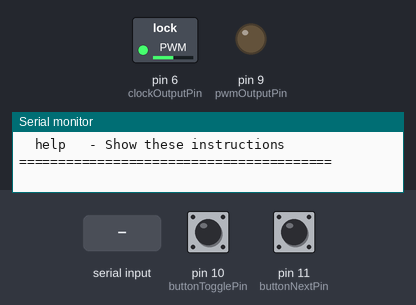
A sketch run on a simulated Arduino Uno, built with avr-gcc and run on an emulated ATmega328P. On the bench: switched loads named in the sketch (green lamp = pin HIGH), output pins drawn as LEDs (lit = HIGH), the last lines printed to the serial monitor. Dashed ring = blinking. The test bench sets the inputs (shaded band); at power-on: pin 10 (buttonTogglePin) HIGH, pin 11 (buttonNextPin) HIGH.

Above: at 1.5 s.
1.6 s: pin 10 (buttonTogglePin) pulled LOW for 0.15 s
3.2 s: "start\n" received over Serial
At 4.05 s:
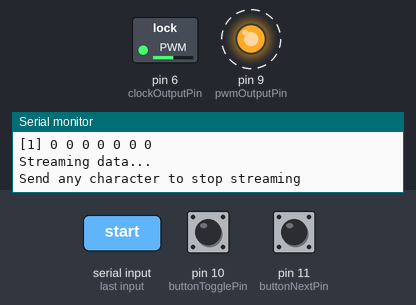
6.2 s: byte 10 ('\n') received over Serial
At 6.9 s:
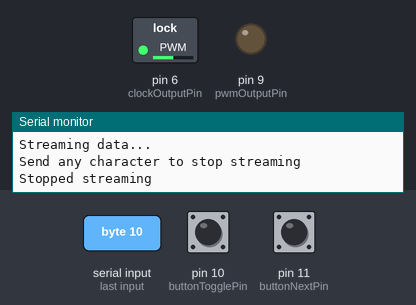
7.9 s: pin 11 (buttonNextPin) pulled LOW for 0.15 s
9.5 s: pin 11 (buttonNextPin) pulled LOW for 1 s
12.0 s: "set 10101010\n" received over Serial
Timing chart, 0 to 14.5 s (numbered marks = the images above; inputs shaded):
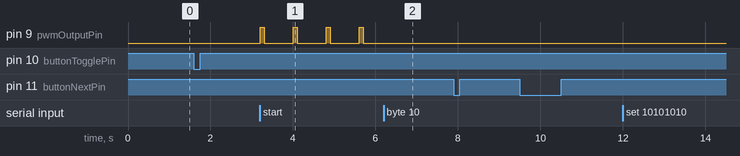

The sketch:

gen-clock.ino
```cpp
#include <Wire.h>

const int buttonTogglePin = 10;
const int buttonNextPin = 11;
const int pwmOutputPin = 9;
const int clockOutputPin = 6;   // PWM pin for 490Hz clock

bool is16BitMode = false;
int currentBit = 0;
int bits[16] = {0};
bool buttonToggleState = false;
bool lastButtonToggleState = false;
bool buttonNextState = false;
bool lastButtonNextState = false;

// New serial command variables
String inputString = "";
bool stringComplete = false;

void setup() {
  pinMode(buttonTogglePin, INPUT_PULLUP);
  pinMode(buttonNextPin, INPUT_PULLUP);
  pinMode(pwmOutputPin, OUTPUT);
  pinMode(clockOutputPin, OUTPUT);

  // Initialize serial communication
  Serial.begin(9600);

  // Print welcome message and instructions
  printInstructions();

  resetBits();
  startClock();  // Start the 490Hz clock signal

  // Reserve 200 bytes for the inputString
  inputString.reserve(200);
}

void loop() {
  // Check physical buttons (keeping this functionality)
  buttonToggleState = digitalRead(buttonTogglePin);
  buttonNextState = digitalRead(buttonNextPin);

  // Toggle mode between 8-bit and 16-bit when both buttons are pressed
  if (buttonToggleState == LOW && buttonNextState == LOW) {
    is16BitMode = !is16BitMode;
    resetBits();
    delay(500);
    updateDisplay();
  }

  if (buttonToggleState == LOW && lastButtonToggleState == HIGH) {
    bits[currentBit] = !bits[currentBit];
    updateDisplay();
  }

  if (buttonNextState == LOW && lastButtonNextState == HIGH) {
    int maxBits = is16BitMode ? 16 : 8;

    if (currentBit == maxBits - 1) {
       startTransmission(maxBits);
    } else {
      currentBit++;
      updateDisplay();
    }
  }

  lastButtonToggleState = buttonToggleState;
  lastButtonNextState = buttonNextState;

  // Process any serial commands
  if (stringComplete) {
    processSerialCommand();
    inputString = "";
    stringComplete = false;
  }
}

void serialEvent() {
  while (Serial.available()) {
    char inChar = (char)Serial.read();

    if (inChar == '\n') {
      stringComplete = true;
    } else {
      inputString += inChar;
    }
  }
}

void processSerialCommand() {
  inputString.trim();

  if (inputString.equalsIgnoreCase("mode")) {
    is16BitMode = !is16BitMode;
    resetBits();
    Serial.print("Switched to ");
    Serial.print(is16BitMode ? "16" : "8");
    Serial.println("-bit mode");
    updateDisplay();
  }
  else if (inputString.equalsIgnoreCase("toggle")) {
    bits[currentBit] = !bits[currentBit];
    updateDisplay();
  }
  else if (inputString.equalsIgnoreCase("next")) {
    int maxBits = is16BitMode ? 16 : 8;
    if (currentBit == maxBits - 1) {
      startTransmission(maxBits);
    } else {
      currentBit++;
      updateDisplay();
    }
  }
  else if (inputString.equalsIgnoreCase("reset")) {
    resetBits();
    updateDisplay();
  }
  else if (inputString.equalsIgnoreCase("start")) {
    int maxBits = is16BitMode ? 16 : 8;
    startTransmission(maxBits);
  }
  else if (inputString.equalsIgnoreCase("help")) {
    printInstructions();
  }
  else if (inputString.startsWith("set ")) {
    // Set all bits at once with format "set 10101010" or "set 1010101010101010"
    String bitString = inputString.substring(4);
    int maxBits = is16BitMode ? 16 : 8;

    if (bitString.length() == maxBits) {
      for (int i = 0; i < maxBits; i++) {
        if (bitString.charAt(i) == '1') {
          bits[i] = 1;
        } else if (bitString.charAt(i) == '0') {
          bits[i] = 0;
        }
      }
      Serial.println("Bits set successfully");
      updateDisplay();
    } else {
      Serial.print("Error: Please provide exactly ");
      Serial.print(maxBits);
      Serial.println(" bits");
    }
  }
  else {
    Serial.println("Unknown command. Type 'help' for instructions.");
  }
}

void updateDisplay() {
  int maxBits = is16BitMode ? 16 : 8;

  Serial.print(is16BitMode ? "16" : "8");
  Serial.println("-bit mode:");

  for (int i = 0; i < maxBits; i++) {
    if (i == currentBit) {
      Serial.print("[");
    }
    Serial.print(bits[i]);
    if (i == currentBit) {
      Serial.print("]");
    }
    Serial.print(" ");
  }
  Serial.println();
}

void printInstructions() {
  Serial.println("\n========= Bit Pattern Generator =========");
  Serial.println("Available commands:");
  Serial.println("  mode   - Toggle between 8-bit and 16-bit mode");
  Serial.println("  toggle - Toggle current bit value (0/1)");
  Serial.println("  next   - Move to next bit position");
  Serial.println("  reset  - Reset all bits to 0");
  Serial.println("  start  - Start continuous data transmission");
  Serial.println("  set XXXXXXXX - Set all bits at once (use 0s and 1s)");
  Serial.println("  help   - Show these instructions");
  Serial.println("========================================\n");
}

void startTransmission(int maxBits) {
  Serial.println("Streaming data...");
  Serial.println("Send any character to stop streaming");

  while (!Serial.available()) { // Stream until serial input is received
    for (int i = 0; i < maxBits; i++) {
      digitalWrite(pwmOutputPin, bits[i]);  // Output bit (1 or 0)
      delay(100); // Adjust for timing control
    }

    // Check if user wants to reset with physical buttons
    if (digitalRead(buttonTogglePin) == LOW && digitalRead(buttonNextPin) == LOW) {
      Serial.println("Stopped streaming (button interrupt)");
      digitalWrite(pwmOutputPin, LOW);  // Ensure the output is LOW when stopping
      resetBits();
      return; // Exit the loop and return to normal operation
    }
  }

  // Clear any received characters
  while (Serial.available()) {
    Serial.read();
  }

  Serial.println("Stopped streaming");
  digitalWrite(pwmOutputPin, LOW);  // Ensure the output is LOW when stopping
}

void resetBits() {
  for (int i = 0; i < 16; i++) {
    bits[i] = 0;
  }
  currentBit = 0;
}

// Function to generate a 490Hz clock signal
void startClock() {
  // For 490Hz on Arduino Uno, we can use direct port manipulation or tone()
  // Using analogWrite for simplicity
  analogWrite(clockOutputPin, 128); // 50% duty cycle for a square wave
}
```

Measured:
- after the input at 3.2 s, pin 9 (pwmOutputPin): alternates HIGH for 0.10 s and LOW for 0.70 s, starting at once
- after the input at 6.2 s, pin 9 (pwmOutputPin): stops changing and stays LOW
